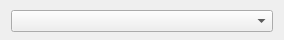
<?xml version="1.0" encoding="UTF-8"?>
<ui version="4.0">
 <class>GUI_PlaylistChooser</class>
 <widget class="PlayerPlugin::Base" name="GUI_PlaylistChooser">
  <property name="geometry">
   <rect>
    <x>0</x>
    <y>0</y>
    <width>284</width>
    <height>40</height>
   </rect>
  </property>
  <layout class="QGridLayout" name="gridLayout">
   <property name="topMargin">
    <number>5</number>
   </property>
   <property name="bottomMargin">
    <number>2</number>
   </property>
   <property name="verticalSpacing">
    <number>5</number>
   </property>
   <item row="0" column="0">
    <widget class="Gui::ComboBox" name="combo_playlists">
     <property name="sizePolicy">
      <sizepolicy hsizetype="MinimumExpanding" vsizetype="Fixed">
       <horstretch>0</horstretch>
       <verstretch>0</verstretch>
      </sizepolicy>
     </property>
     <property name="focusPolicy">
      <enum>Qt::ClickFocus</enum>
     </property>
     <property name="currentIndex">
      <number>-1</number>
     </property>
    </widget>
   </item>
  </layout>
 </widget>
 <customwidgets>
  <customwidget>
   <class>Gui::ComboBox</class>
   <extends>QComboBox</extends>
   <header>GUI/Utils/Widgets/ComboBox.h</header>
  </customwidget>
  <customwidget>
   <class>PlayerPlugin::Base</class>
   <extends>QWidget</extends>
   <header>Interfaces/PlayerPlugin/PlayerPluginBase.h</header>
   <container>1</container>
  </customwidget>
 </customwidgets>
 <resources/>
 <connections/>
</ui>
